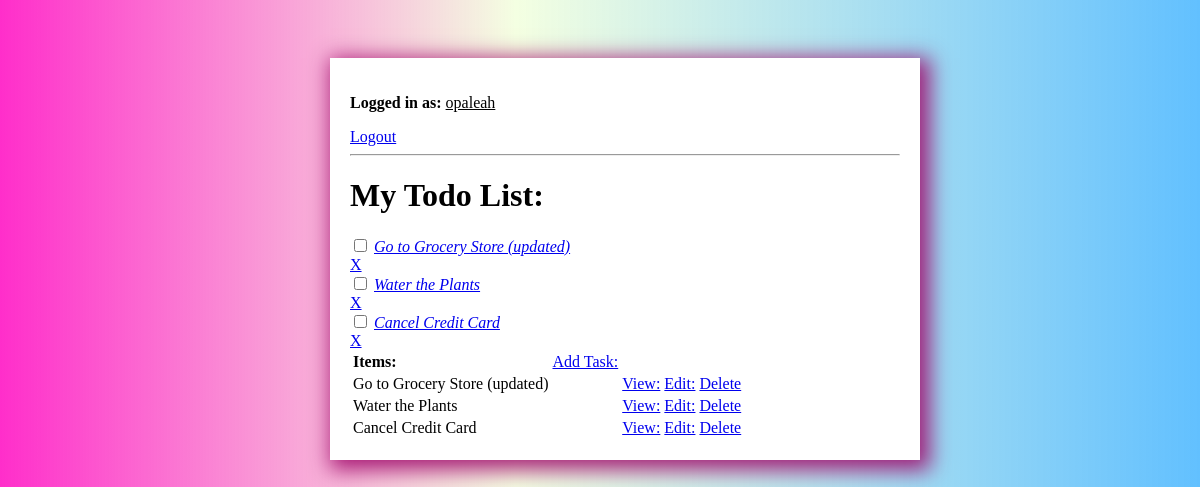
Before: / (signed in) with the older database file.
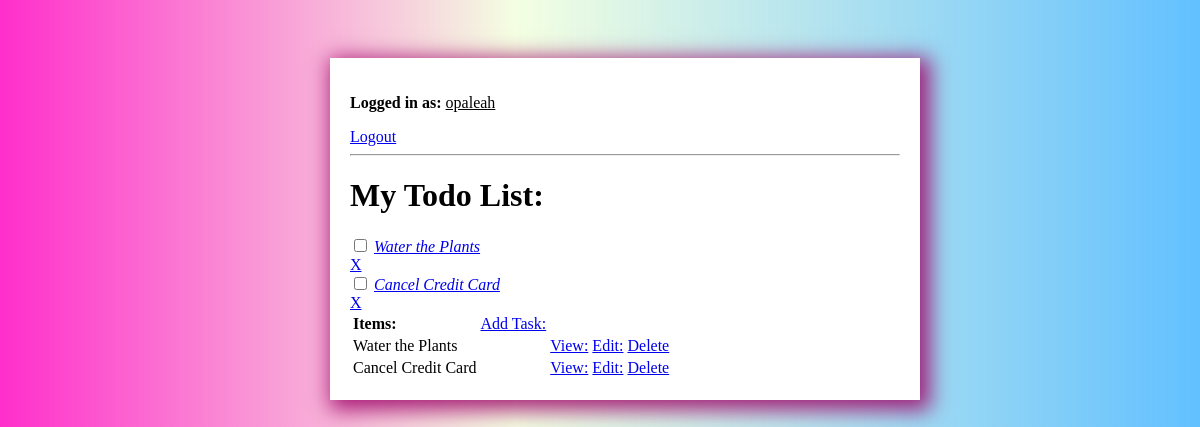
After: the same page with the newer database file.
### todo/models.py (models this page shows)
class Task(models.Model):
    user= models.ForeignKey(User, on_delete= models.CASCADE, null= True, blank=True)
    title = models.CharField(max_length=200, null=True)
    description = models.TextField(null=True, blank=True)
    complete = models.BooleanField(default=False)
    created = models.DateTimeField(auto_now_add=True)
    def __str__(self):
        return self.title
    class Meta:
        ordering = ['complete']

### todo/views.py (the view)
# urls.py: path('', TaskList.as_view(), name="task"),
class TaskList(LoginRequiredMixin, ListView):
    model = Task
    context_object_name = 'task'
    def get_context_data(self, **kwargs):
        context = super().get_context_data(**kwargs)
        context['task'] = context['task'].filter(user=self.request.user)
        context['count'] = context['task'].filter(complete= False).count()
        search_input = self.request.GET.get('search-area') or ''
        if search_input:
            context['task'] =context['task'].filter(title__icontains = search_input)
            context['search_input'] = search_input
        return context

### todo/templates/todo/task_list.html
{% extends 'todo/main.html'%}
{% block content %}
{% if request.user.is_authenticated%}
<p> <b> Logged in as:</b> <u> {{request.user}}</p></u>
<a href="{% url 'logout' %}"> Logout</a>
{% else %}
    <a href=""> Login </a>
{% endif %}
<hr></hr>
<body>
<h1> My Todo List: </h1>
<div class="task-items-wrapper">
    {% for tasks in task %}
    <div class="task-wrapper">
        {% if task.complete %}
        <div class="task-title">
            <div class="task-complete-icon">
                <i> <input type="checkbox"> <a href="{% url 'task-update' %}"> {{tasks}} </a> </i>
            </div>
        </div>
        <a class="delete-link" href="{% url 'task-delete' task.id %}"> X </a>
        {% else %}
        <div class="task-title">
            <div class="task-incomplete-icon">
                <i> <input type="checkbox"> <a href="{% url 'task-update' %}"> {{tasks}} </a> </i>
            </div>
            <a class="delete-link" href="{% url 'task-delete' task.id %}"> X </a>
        {% endif %}
        </div>
    </div>
       {% empty %}
       <h3> No items found in your list </h3>
       <td> <a href="{% url 'task-create' %}"> Add New Task: </a></td>
       {% endfor %}
</div>
<table>
    <tr>
        <th>Items:</th>
        <td> <a href="{% url 'task-create' %}"> Add Task: </a></td>
    </tr>
    {% for tasks in task %}
    <tr>
        <td>
            {{tasks.title}}
        </td>
        <td> {{task.description}}</td>
        <td> <a href="{% url 'tasks-detail' tasks.id %}"> View: </a></td>
        <td> <a href="{% url 'tasks-update' tasks.id %}"> Edit: </a></td>
        <td> <a href="{% url 'tasks-delete' tasks.id %}"> Delete </a></td>
    </tr>
    {% empty %}
    <h3> No items found in your list </h3>
    <td> <a href="{% url 'task-create' %}"> Add New Task: </a></td>
    {% endfor %}
</table>
</body>
{% endblock content %}

Changed rows visible on the page:
removed Task: title "Go to Grocery Store (updated)"
